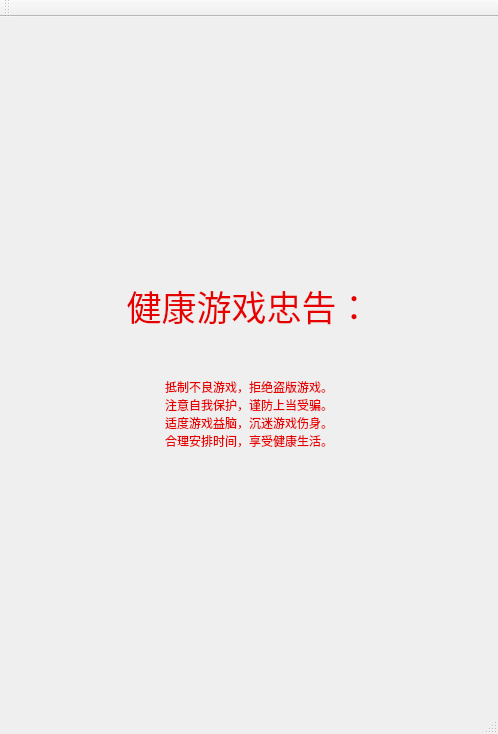
<?xml version="1.0" encoding="UTF-8"?>
<ui version="4.0">
 <class>MainWindow</class>
 <widget class="QMainWindow" name="MainWindow">
  <property name="geometry">
   <rect>
    <x>0</x>
    <y>0</y>
    <width>498</width>
    <height>734</height>
   </rect>
  </property>
  <property name="windowTitle">
   <string>MainWindow</string>
  </property>
  <property name="styleSheet">
   <string notr="true">border-image: url(:/image/空格.png);</string>
  </property>
  <widget class="QWidget" name="centralWidget">
   <layout class="QVBoxLayout" name="verticalLayout">
    <item>
     <spacer name="verticalSpacer_2">
      <property name="orientation">
       <enum>Qt::Vertical</enum>
      </property>
      <property name="sizeHint" stdset="0">
       <size>
        <width>20</width>
        <height>40</height>
       </size>
      </property>
     </spacer>
    </item>
    <item>
     <widget class="QLabel" name="lab_warning">
      <property name="font">
       <font>
        <family>隶书</family>
        <pointsize>26</pointsize>
        <weight>50</weight>
        <italic>false</italic>
        <bold>false</bold>
       </font>
      </property>
      <property name="styleSheet">
       <string notr="true">border-image:ul();
color: rgb(230, 0, 0);
font: 26pt &quot;隶书&quot;;</string>
      </property>
      <property name="text">
       <string>健康游戏忠告：</string>
      </property>
      <property name="alignment">
       <set>Qt::AlignCenter</set>
      </property>
     </widget>
    </item>
    <item>
     <spacer name="verticalSpacer_3">
      <property name="orientation">
       <enum>Qt::Vertical</enum>
      </property>
      <property name="sizeType">
       <enum>QSizePolicy::Fixed</enum>
      </property>
      <property name="sizeHint" stdset="0">
       <size>
        <width>20</width>
        <height>40</height>
       </size>
      </property>
     </spacer>
    </item>
    <item>
     <widget class="QLabel" name="lab_warningtext">
      <property name="styleSheet">
       <string notr="true">border-image:ul();
color: rgb(230, 0, 0);
font: 20pt &quot;隶书&quot;;</string>
      </property>
      <property name="text">
       <string>抵制不良游戏，拒绝盗版游戏。
注意自我保护，谨防上当受骗。
适度游戏益脑，沉迷游戏伤身。
合理安排时间，享受健康生活。</string>
      </property>
      <property name="alignment">
       <set>Qt::AlignCenter</set>
      </property>
     </widget>
    </item>
    <item>
     <spacer name="verticalSpacer">
      <property name="orientation">
       <enum>Qt::Vertical</enum>
      </property>
      <property name="sizeHint" stdset="0">
       <size>
        <width>20</width>
        <height>40</height>
       </size>
      </property>
     </spacer>
    </item>
   </layout>
  </widget>
  <widget class="QMenuBar" name="menuBar">
   <property name="geometry">
    <rect>
     <x>0</x>
     <y>0</y>
     <width>498</width>
     <height>26</height>
    </rect>
   </property>
  </widget>
  <widget class="QToolBar" name="mainToolBar">
   <attribute name="toolBarArea">
    <enum>TopToolBarArea</enum>
   </attribute>
   <attribute name="toolBarBreak">
    <bool>false</bool>
   </attribute>
  </widget>
  <widget class="QStatusBar" name="statusBar"/>
 </widget>
 <layoutdefault spacing="6" margin="11"/>
 <resources/>
 <connections/>
</ui>
